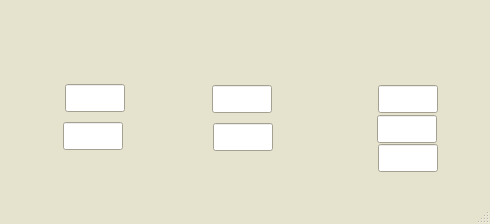
<ui version="4.0" >
 <class>MainWindow</class>
 <widget class="QMainWindow" name="MainWindow" >
  <property name="geometry" >
   <rect>
    <x>0</x>
    <y>0</y>
    <width>490</width>
    <height>224</height>
   </rect>
  </property>
  <property name="maximumSize" >
   <size>
    <width>490</width>
    <height>224</height>
   </size>
  </property>
  <property name="palette" >
   <palette>
    <active>
     <colorrole role="Base" >
      <brush brushstyle="SolidPattern" >
       <color alpha="255" >
        <red>255</red>
        <green>255</green>
        <blue>255</blue>
       </color>
      </brush>
     </colorrole>
     <colorrole role="Window" >
      <brush brushstyle="SolidPattern" >
       <color alpha="255" >
        <red>229</red>
        <green>226</green>
        <blue>206</blue>
       </color>
      </brush>
     </colorrole>
    </active>
    <inactive>
     <colorrole role="Base" >
      <brush brushstyle="SolidPattern" >
       <color alpha="255" >
        <red>255</red>
        <green>255</green>
        <blue>255</blue>
       </color>
      </brush>
     </colorrole>
     <colorrole role="Window" >
      <brush brushstyle="SolidPattern" >
       <color alpha="255" >
        <red>229</red>
        <green>226</green>
        <blue>206</blue>
       </color>
      </brush>
     </colorrole>
    </inactive>
    <disabled>
     <colorrole role="Base" >
      <brush brushstyle="SolidPattern" >
       <color alpha="255" >
        <red>229</red>
        <green>226</green>
        <blue>206</blue>
       </color>
      </brush>
     </colorrole>
     <colorrole role="Window" >
      <brush brushstyle="SolidPattern" >
       <color alpha="255" >
        <red>229</red>
        <green>226</green>
        <blue>206</blue>
       </color>
      </brush>
     </colorrole>
    </disabled>
   </palette>
  </property>
  <property name="windowTitle" >
   <string>MainWindow</string>
  </property>
  <widget class="QWidget" name="centralwidget" >
   <widget class="QLabel" name="label" >
    <property name="geometry" >
     <rect>
      <x>0</x>
      <y>0</y>
      <width>490</width>
      <height>200</height>
     </rect>
    </property>
    <property name="text" >
     <string/>
    </property>
    <property name="pixmap" >
     <pixmap resource="../fuel.qrc" >:/images/GDC_PM_Set.png</pixmap>
    </property>
    <property name="scaledContents" >
     <bool>true</bool>
    </property>
   </widget>
   <widget class="CALineEdit" name="ca05" >
    <property name="geometry" >
     <rect>
      <x>378</x>
      <y>85</y>
      <width>60</width>
      <height>28</height>
     </rect>
    </property>
    <property name="minimumSize" >
     <size>
      <width>60</width>
      <height>28</height>
     </size>
    </property>
    <property name="maximumSize" >
     <size>
      <width>60</width>
      <height>28</height>
     </size>
    </property>
    <property name="palette" >
     <palette>
      <active>
       <colorrole role="Text" >
        <brush brushstyle="SolidPattern" >
         <color alpha="255" >
          <red>0</red>
          <green>0</green>
          <blue>0</blue>
         </color>
        </brush>
       </colorrole>
       <colorrole role="Base" >
        <brush brushstyle="SolidPattern" >
         <color alpha="255" >
          <red>255</red>
          <green>255</green>
          <blue>255</blue>
         </color>
        </brush>
       </colorrole>
      </active>
      <inactive>
       <colorrole role="Text" >
        <brush brushstyle="SolidPattern" >
         <color alpha="255" >
          <red>0</red>
          <green>0</green>
          <blue>0</blue>
         </color>
        </brush>
       </colorrole>
       <colorrole role="Base" >
        <brush brushstyle="SolidPattern" >
         <color alpha="255" >
          <red>255</red>
          <green>255</green>
          <blue>255</blue>
         </color>
        </brush>
       </colorrole>
      </inactive>
      <disabled>
       <colorrole role="Text" >
        <brush brushstyle="SolidPattern" >
         <color alpha="255" >
          <red>115</red>
          <green>115</green>
          <blue>115</blue>
         </color>
        </brush>
       </colorrole>
       <colorrole role="Base" >
        <brush brushstyle="SolidPattern" >
         <color alpha="255" >
          <red>255</red>
          <green>255</green>
          <blue>255</blue>
         </color>
        </brush>
       </colorrole>
      </disabled>
     </palette>
    </property>
    <property name="font" >
     <font>
      <family>Sans Serif</family>
      <pointsize>14</pointsize>
      <weight>50</weight>
      <bold>false</bold>
     </font>
    </property>
    <property name="nuformat" stdset="0" >
     <enum>CALineEdit::RealOne</enum>
    </property>
    <property name="pvname" >
     <string>DCLN_EC_TIME_PULSE</string>
    </property>
   </widget>
   <widget class="CALineEdit" name="ca06" >
    <property name="geometry" >
     <rect>
      <x>377</x>
      <y>115</y>
      <width>60</width>
      <height>28</height>
     </rect>
    </property>
    <property name="minimumSize" >
     <size>
      <width>60</width>
      <height>28</height>
     </size>
    </property>
    <property name="maximumSize" >
     <size>
      <width>60</width>
      <height>28</height>
     </size>
    </property>
    <property name="palette" >
     <palette>
      <active>
       <colorrole role="Text" >
        <brush brushstyle="SolidPattern" >
         <color alpha="255" >
          <red>0</red>
          <green>0</green>
          <blue>0</blue>
         </color>
        </brush>
       </colorrole>
       <colorrole role="Base" >
        <brush brushstyle="SolidPattern" >
         <color alpha="255" >
          <red>255</red>
          <green>255</green>
          <blue>255</blue>
         </color>
        </brush>
       </colorrole>
      </active>
      <inactive>
       <colorrole role="Text" >
        <brush brushstyle="SolidPattern" >
         <color alpha="255" >
          <red>0</red>
          <green>0</green>
          <blue>0</blue>
         </color>
        </brush>
       </colorrole>
       <colorrole role="Base" >
        <brush brushstyle="SolidPattern" >
         <color alpha="255" >
          <red>255</red>
          <green>255</green>
          <blue>255</blue>
         </color>
        </brush>
       </colorrole>
      </inactive>
      <disabled>
       <colorrole role="Text" >
        <brush brushstyle="SolidPattern" >
         <color alpha="255" >
          <red>115</red>
          <green>115</green>
          <blue>115</blue>
         </color>
        </brush>
       </colorrole>
       <colorrole role="Base" >
        <brush brushstyle="SolidPattern" >
         <color alpha="255" >
          <red>255</red>
          <green>255</green>
          <blue>255</blue>
         </color>
        </brush>
       </colorrole>
      </disabled>
     </palette>
    </property>
    <property name="font" >
     <font>
      <family>Sans Serif</family>
      <pointsize>14</pointsize>
      <weight>50</weight>
      <bold>false</bold>
     </font>
    </property>
    <property name="nuformat" stdset="0" >
     <enum>CALineEdit::RealOne</enum>
    </property>
    <property name="pvname" >
     <string>DCLN_EC_TIME_CYCLE</string>
    </property>
   </widget>
   <widget class="CALineEdit" name="ca07" >
    <property name="geometry" >
     <rect>
      <x>378</x>
      <y>144</y>
      <width>60</width>
      <height>28</height>
     </rect>
    </property>
    <property name="minimumSize" >
     <size>
      <width>60</width>
      <height>28</height>
     </size>
    </property>
    <property name="maximumSize" >
     <size>
      <width>60</width>
      <height>28</height>
     </size>
    </property>
    <property name="palette" >
     <palette>
      <active>
       <colorrole role="Text" >
        <brush brushstyle="SolidPattern" >
         <color alpha="255" >
          <red>0</red>
          <green>0</green>
          <blue>0</blue>
         </color>
        </brush>
       </colorrole>
       <colorrole role="Base" >
        <brush brushstyle="SolidPattern" >
         <color alpha="255" >
          <red>255</red>
          <green>255</green>
          <blue>255</blue>
         </color>
        </brush>
       </colorrole>
      </active>
      <inactive>
       <colorrole role="Text" >
        <brush brushstyle="SolidPattern" >
         <color alpha="255" >
          <red>0</red>
          <green>0</green>
          <blue>0</blue>
         </color>
        </brush>
       </colorrole>
       <colorrole role="Base" >
        <brush brushstyle="SolidPattern" >
         <color alpha="255" >
          <red>255</red>
          <green>255</green>
          <blue>255</blue>
         </color>
        </brush>
       </colorrole>
      </inactive>
      <disabled>
       <colorrole role="Text" >
        <brush brushstyle="SolidPattern" >
         <color alpha="255" >
          <red>115</red>
          <green>115</green>
          <blue>115</blue>
         </color>
        </brush>
       </colorrole>
       <colorrole role="Base" >
        <brush brushstyle="SolidPattern" >
         <color alpha="255" >
          <red>255</red>
          <green>255</green>
          <blue>255</blue>
         </color>
        </brush>
       </colorrole>
      </disabled>
     </palette>
    </property>
    <property name="font" >
     <font>
      <family>Sans Serif</family>
      <pointsize>14</pointsize>
      <weight>50</weight>
      <bold>false</bold>
     </font>
    </property>
    <property name="nuformat" stdset="0" >
     <enum>CALineEdit::RealOne</enum>
    </property>
    <property name="pvname" >
     <string>DCLN_EC_TIME_DC_DELAY</string>
    </property>
   </widget>
   <widget class="CALineEdit" name="ca01" >
    <property name="geometry" >
     <rect>
      <x>65</x>
      <y>84</y>
      <width>60</width>
      <height>28</height>
     </rect>
    </property>
    <property name="minimumSize" >
     <size>
      <width>60</width>
      <height>28</height>
     </size>
    </property>
    <property name="maximumSize" >
     <size>
      <width>60</width>
      <height>28</height>
     </size>
    </property>
    <property name="palette" >
     <palette>
      <active>
       <colorrole role="Text" >
        <brush brushstyle="SolidPattern" >
         <color alpha="255" >
          <red>0</red>
          <green>0</green>
          <blue>0</blue>
         </color>
        </brush>
       </colorrole>
       <colorrole role="Base" >
        <brush brushstyle="SolidPattern" >
         <color alpha="255" >
          <red>255</red>
          <green>255</green>
          <blue>255</blue>
         </color>
        </brush>
       </colorrole>
      </active>
      <inactive>
       <colorrole role="Text" >
        <brush brushstyle="SolidPattern" >
         <color alpha="255" >
          <red>0</red>
          <green>0</green>
          <blue>0</blue>
         </color>
        </brush>
       </colorrole>
       <colorrole role="Base" >
        <brush brushstyle="SolidPattern" >
         <color alpha="255" >
          <red>255</red>
          <green>255</green>
          <blue>255</blue>
         </color>
        </brush>
       </colorrole>
      </inactive>
      <disabled>
       <colorrole role="Text" >
        <brush brushstyle="SolidPattern" >
         <color alpha="255" >
          <red>115</red>
          <green>115</green>
          <blue>115</blue>
         </color>
        </brush>
       </colorrole>
       <colorrole role="Base" >
        <brush brushstyle="SolidPattern" >
         <color alpha="255" >
          <red>255</red>
          <green>255</green>
          <blue>255</blue>
         </color>
        </brush>
       </colorrole>
      </disabled>
     </palette>
    </property>
    <property name="font" >
     <font>
      <family>Sans Serif</family>
      <pointsize>14</pointsize>
      <weight>50</weight>
      <bold>false</bold>
     </font>
    </property>
    <property name="nuformat" stdset="0" >
     <enum>CALineEdit::RealOne</enum>
    </property>
    <property name="pvname" >
     <string>DCLN_EC_RF1_SV</string>
    </property>
   </widget>
   <widget class="CALineEdit" name="ca02" >
    <property name="geometry" >
     <rect>
      <x>63</x>
      <y>122</y>
      <width>60</width>
      <height>28</height>
     </rect>
    </property>
    <property name="minimumSize" >
     <size>
      <width>60</width>
      <height>28</height>
     </size>
    </property>
    <property name="maximumSize" >
     <size>
      <width>60</width>
      <height>28</height>
     </size>
    </property>
    <property name="palette" >
     <palette>
      <active>
       <colorrole role="Text" >
        <brush brushstyle="SolidPattern" >
         <color alpha="255" >
          <red>0</red>
          <green>0</green>
          <blue>0</blue>
         </color>
        </brush>
       </colorrole>
       <colorrole role="Base" >
        <brush brushstyle="SolidPattern" >
         <color alpha="255" >
          <red>255</red>
          <green>255</green>
          <blue>255</blue>
         </color>
        </brush>
       </colorrole>
      </active>
      <inactive>
       <colorrole role="Text" >
        <brush brushstyle="SolidPattern" >
         <color alpha="255" >
          <red>0</red>
          <green>0</green>
          <blue>0</blue>
         </color>
        </brush>
       </colorrole>
       <colorrole role="Base" >
        <brush brushstyle="SolidPattern" >
         <color alpha="255" >
          <red>255</red>
          <green>255</green>
          <blue>255</blue>
         </color>
        </brush>
       </colorrole>
      </inactive>
      <disabled>
       <colorrole role="Text" >
        <brush brushstyle="SolidPattern" >
         <color alpha="255" >
          <red>115</red>
          <green>115</green>
          <blue>115</blue>
         </color>
        </brush>
       </colorrole>
       <colorrole role="Base" >
        <brush brushstyle="SolidPattern" >
         <color alpha="255" >
          <red>255</red>
          <green>255</green>
          <blue>255</blue>
         </color>
        </brush>
       </colorrole>
      </disabled>
     </palette>
    </property>
    <property name="font" >
     <font>
      <family>Sans Serif</family>
      <pointsize>14</pointsize>
      <weight>50</weight>
      <bold>false</bold>
     </font>
    </property>
    <property name="nuformat" stdset="0" >
     <enum>CALineEdit::RealOne</enum>
    </property>
    <property name="pvname" >
     <string>DCLN_EC_RF2_SV</string>
    </property>
   </widget>
   <widget class="CALineEdit" name="ca03" >
    <property name="geometry" >
     <rect>
      <x>212</x>
      <y>85</y>
      <width>60</width>
      <height>28</height>
     </rect>
    </property>
    <property name="minimumSize" >
     <size>
      <width>60</width>
      <height>28</height>
     </size>
    </property>
    <property name="maximumSize" >
     <size>
      <width>60</width>
      <height>28</height>
     </size>
    </property>
    <property name="palette" >
     <palette>
      <active>
       <colorrole role="Text" >
        <brush brushstyle="SolidPattern" >
         <color alpha="255" >
          <red>0</red>
          <green>0</green>
          <blue>0</blue>
         </color>
        </brush>
       </colorrole>
       <colorrole role="Base" >
        <brush brushstyle="SolidPattern" >
         <color alpha="255" >
          <red>255</red>
          <green>255</green>
          <blue>255</blue>
         </color>
        </brush>
       </colorrole>
      </active>
      <inactive>
       <colorrole role="Text" >
        <brush brushstyle="SolidPattern" >
         <color alpha="255" >
          <red>0</red>
          <green>0</green>
          <blue>0</blue>
         </color>
        </brush>
       </colorrole>
       <colorrole role="Base" >
        <brush brushstyle="SolidPattern" >
         <color alpha="255" >
          <red>255</red>
          <green>255</green>
          <blue>255</blue>
         </color>
        </brush>
       </colorrole>
      </inactive>
      <disabled>
       <colorrole role="Text" >
        <brush brushstyle="SolidPattern" >
         <color alpha="255" >
          <red>115</red>
          <green>115</green>
          <blue>115</blue>
         </color>
        </brush>
       </colorrole>
       <colorrole role="Base" >
        <brush brushstyle="SolidPattern" >
         <color alpha="255" >
          <red>255</red>
          <green>255</green>
          <blue>255</blue>
         </color>
        </brush>
       </colorrole>
      </disabled>
     </palette>
    </property>
    <property name="font" >
     <font>
      <family>Sans Serif</family>
      <pointsize>14</pointsize>
      <weight>50</weight>
      <bold>false</bold>
     </font>
    </property>
    <property name="pvname" >
     <string>DCLN_EC_DC1_AMPERE</string>
    </property>
   </widget>
   <widget class="CALineEdit" name="ca04" >
    <property name="geometry" >
     <rect>
      <x>213</x>
      <y>123</y>
      <width>60</width>
      <height>28</height>
     </rect>
    </property>
    <property name="minimumSize" >
     <size>
      <width>60</width>
      <height>28</height>
     </size>
    </property>
    <property name="maximumSize" >
     <size>
      <width>60</width>
      <height>28</height>
     </size>
    </property>
    <property name="palette" >
     <palette>
      <active>
       <colorrole role="Text" >
        <brush brushstyle="SolidPattern" >
         <color alpha="255" >
          <red>0</red>
          <green>0</green>
          <blue>0</blue>
         </color>
        </brush>
       </colorrole>
       <colorrole role="Base" >
        <brush brushstyle="SolidPattern" >
         <color alpha="255" >
          <red>255</red>
          <green>255</green>
          <blue>255</blue>
         </color>
        </brush>
       </colorrole>
      </active>
      <inactive>
       <colorrole role="Text" >
        <brush brushstyle="SolidPattern" >
         <color alpha="255" >
          <red>0</red>
          <green>0</green>
          <blue>0</blue>
         </color>
        </brush>
       </colorrole>
       <colorrole role="Base" >
        <brush brushstyle="SolidPattern" >
         <color alpha="255" >
          <red>255</red>
          <green>255</green>
          <blue>255</blue>
         </color>
        </brush>
       </colorrole>
      </inactive>
      <disabled>
       <colorrole role="Text" >
        <brush brushstyle="SolidPattern" >
         <color alpha="255" >
          <red>115</red>
          <green>115</green>
          <blue>115</blue>
         </color>
        </brush>
       </colorrole>
       <colorrole role="Base" >
        <brush brushstyle="SolidPattern" >
         <color alpha="255" >
          <red>255</red>
          <green>255</green>
          <blue>255</blue>
         </color>
        </brush>
       </colorrole>
      </disabled>
     </palette>
    </property>
    <property name="font" >
     <font>
      <family>Sans Serif</family>
      <pointsize>14</pointsize>
      <weight>50</weight>
      <bold>false</bold>
     </font>
    </property>
    <property name="pvname" >
     <string>DCLN_EC_DC2_AMPERE</string>
    </property>
   </widget>
  </widget>
  <widget class="QStatusBar" name="statusbar" />
 </widget>
 <customwidgets>
  <customwidget>
   <class>CALineEdit</class>
   <extends>QLineEdit</extends>
   <header>caLineedit.h</header>
  </customwidget>
 </customwidgets>
 <resources>
  <include location="../fuel.qrc" />
 </resources>
 <connections/>
</ui>
